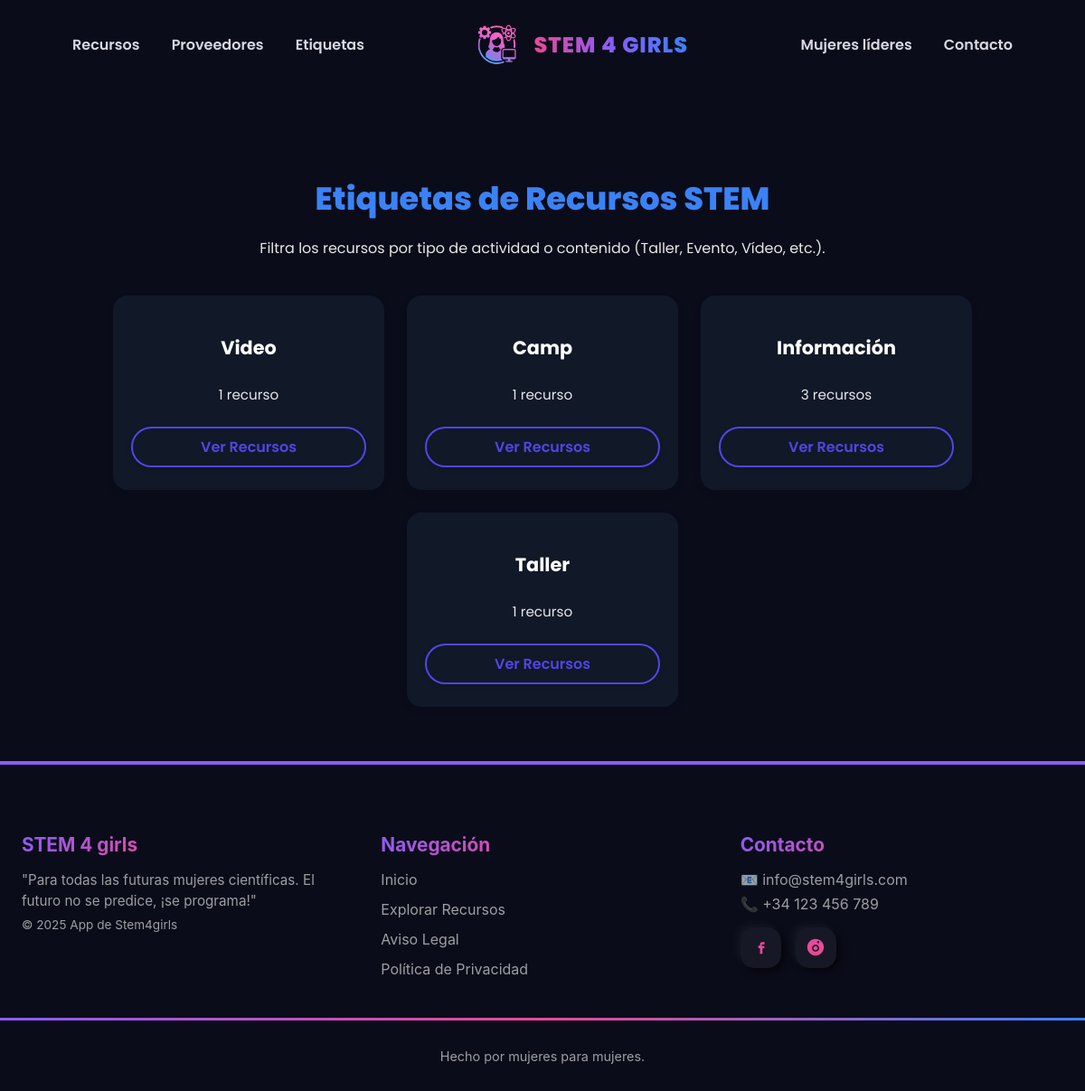
The page /appstem4girls/tags/ on the database its author committed.
### appstem4girls/models.py (models this page shows, shortened)
class Tag(models.Model):
    nombre = models.CharField(max_length=50)
    descripcion = models.TextField(blank=True)

### appstem4girls/views.py (the view)
# urls.py: path('tags/', views.lista_tags, name='lista_tags'),
def lista_tags(request):
    tags = Tag.objects.all()
    return render(request, 'lista_tags.html', {'tags': tags})

### appstem4girls/templates/lista_tags.html (shortened to what this page needs)
{% extends "base.html" %}
{% load static%}
{% block extra_css %}
<link rel="stylesheet" href="{% static 'css/tags.css' %}">
{% endblock %}
{% block contenido %}
<section class="tags_section">
    <h1>Etiquetas de Recursos STEM</h1>
    <p class="subtitle">Filtra los recursos por tipo de actividad o contenido (Taller, Evento, Vídeo, etc.).</p>
    <div class="tags_grid">
        {% for tag in tags %}
            <div class="tag_card">
                <h2>{{ tag.nombre }}</h2>
                <p>{{ tag.recursos.count }} recurso{{ tag.recursos.count|pluralize:"s" }}</p>
                <a href="{% url 'detalle_tag' tag.id %}" class="btn_tag">Ver Recursos</a>
            </div>
        {% empty %}
            <p>No hay etiquetas disponibles.</p>
        {% endfor %}
    </div>
</section>
{% endblock %}

### appstem4girls/static/css/base.css (style rules this page uses)
:root { --primary: #8B5CF6; --secondary: #EC4899; --accent: #3B82F6; --text-light: rgba(255, 255, 255, 0.9); --text-muted: rgba(255, 255, 255, 0.6); --bg-dark: #0B0C1A; }
body { font-family: 'Poppins', Arial, sans-serif; background-color: var(--bg-dark); color: var(--text-light); margin: 0; padding: 0; min-height: 100vh; display: flex; flex-direction: column; }

### appstem4girls/static/css/tags.css (style rules this page uses)
.tags_section { text-align: center; padding: 60px 20px; max-width: 1100px; margin: 0 auto; }
.tags_section h1 { font-size: 2.2rem; font-weight: 800; color:var(--accent); margin-bottom: 10px; }
.tags_section .subtitle { font-size: 1rem; margin-bottom: 40px; color: var(--text-light); }
.tags_grid { display: flex; flex-wrap: wrap; justify-content: center; gap: 25px; }
.tag_card { width: 260px; min-height: 150px; border-radius: 16px; padding: 25px 20px; background-color: #111827; box-shadow: 0 4px 10px rgba(0,0,0,0.08); display: flex; flex-direction: column; justify-content: space-between; transition: transform 0.3s ease, box-shadow 0.3s ease; }
.tag_card h2 { font-size: 1.3rem; font-weight: 700; margin-bottom: 10px; color: white; }
.tag_card p { font-size: 0.95rem; color: var(--text-light); margin-bottom: 1.5rem; }
.btn_tag { display: inline-block; background-color: transparent; border: 2px solid #4f46e5; color: #4f46e5; font-weight: 600; font-size: 1rem; padding: 8px 20px; border-radius: 9999px; box-shadow: 0 2px 6px rgba(0,0,0,0.1); text-decoration: none; transition: background-color 0.3s ease, transform 0.2s ease; }

### rows shown on the page
Tag: nombre "Video", recursos.count "1"
Tag: nombre "Camp", recursos.count "1"
Tag: nombre "Información", recursos.count "3"
Tag: nombre "Taller", recursos.count "1"
